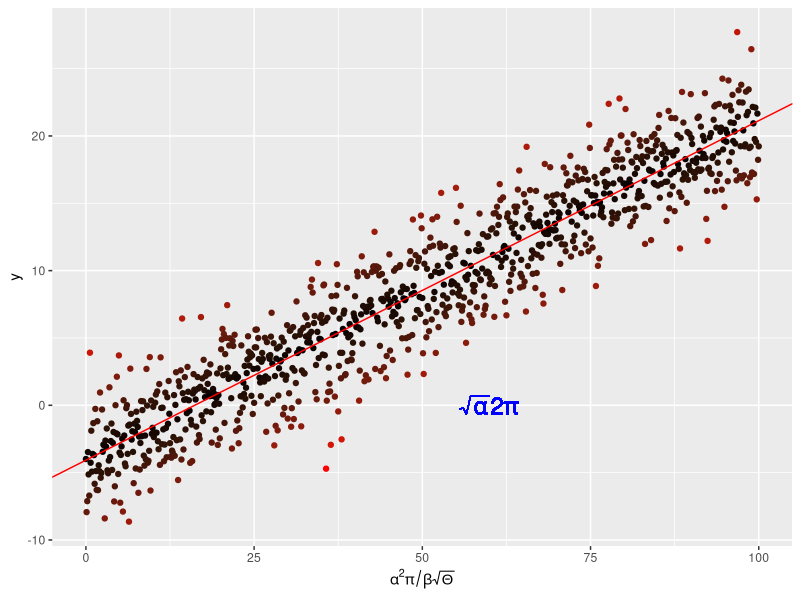

Generate this figure with R: (Note: this script raises an error after producing the figure.)
# Author: Uva Fung
# Date: Nov 5 2021
# Description: annotating a linear regression plot

rm(list = ls())
require(ggplot2)

x <- seq(0, 100, by = 0.1)
y <- -4. + 0.25 * x +
  rnorm(length(x), mean = 0., sd = 2.5)

# and put them in a dataframe
my_data <- data.frame(x = x, y = y)

# perform a linear regression
my_lm <- summary(lm(y ~ x, data = my_data))

# plot the data
p <-  ggplot(my_data, aes(x = x, y = y,
                          colour = abs(my_lm$residual))
) +
  geom_point() +
  scale_colour_gradient(low = "black", high = "red") +
  theme(legend.position = "none") +
  scale_x_continuous(
    expression(alpha^2 * pi / beta * sqrt(Theta)))

# add the regression line
p <- p + geom_abline(
  intercept = my_lm$coefficients[1][1],
  slope = my_lm$coefficients[2][1],
  colour = "red")
# throw some math on the plot
p <- p + geom_text(aes(x = 60, y = 0,
                       label = "sqrt(alpha) * 2* pi"), 
                   parse = TRUE, size = 6, 
                   colour = "blue")

pdf("../results/MyLinReg.pdf", 11.7, 8.3) 
print(p)
dev.off()

print("Script completes!")   # print to show that script is working
